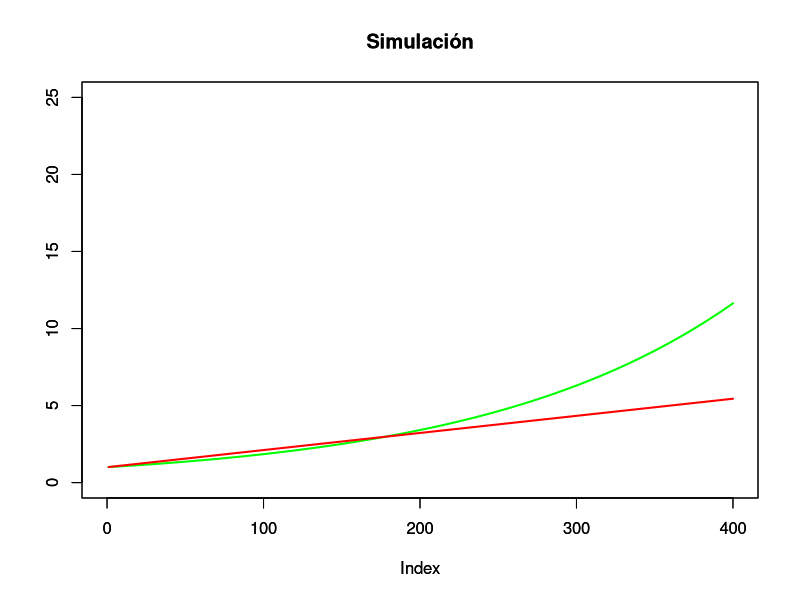
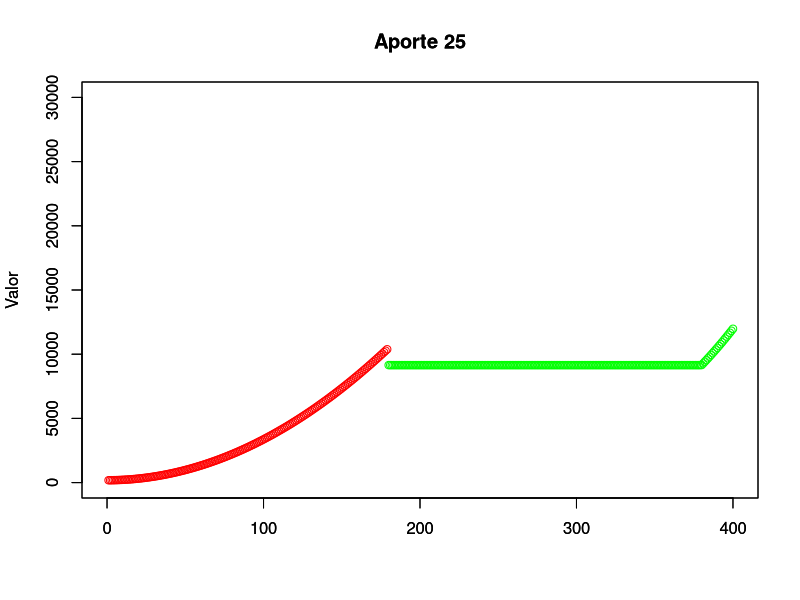
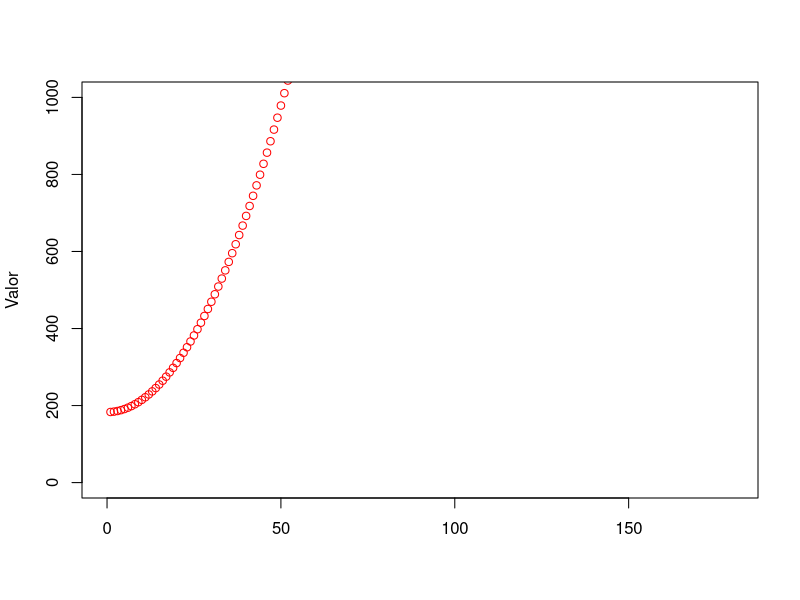

The R source for these figures, in order:
############################################
#####     Responsabilidad Patronal     #####
############################################

prod <- function(ta, pij, k){
     mult<-1
     for(j in 1:k){
          mult <- mult*((1+pij)*(1+ta))^(1/12)
     }
     return(mult)
}

simprod <- function(ta, pij, t){
     vec <- vector(length=t)
     for(k in 1:t){
          vec[k] <- prod(ta, pij, k)
     }
     return(vec)
}

simmul <- function(ta, mc, t){
     vec <- vector(length=t)
     for(k in 1:t){
          vec[k] <- (1+(k*(ta+mc)/12))
     }
     return(vec)
}

ind <- function(ta, pij, mc, t){
     val <- ifelse(simprod(ta, pij, t) - simmul(ta, mc, t)>0,1,0)
     return(val)
}


# Simulacion
plot(simprod(0.04, 0.035, 400), col="green", ylim=c(0,25), xlim=c(0,400), type='l', lwd=2, main="Simulación", ylab='')
par(new=TRUE)
plot(simmul(0.04, 0.0933, 400), col="red", ylim=c(0,25), xlim=c(0,400), type='l', lwd=2, main="Simulación", ylab='')

ind(0.04, 0.035, 0.0933, 400)

## Responsabilidad

ResPat <- function(xt,t){
     val <- rep(xt, t)*simprod(0.04, 0.035, t)*ind(0.04, 0.035, 0.0933, t) - rep(xt, t)*simmul(0.04, 0.0933, t)*ind(0.04, 0.035, 0.0933, t)
     return(max(sum(val), 25*366))
}

ResPat(100,180)

Rsup <- sapply(seq(180,400), function(i){ResPat(25,i)})


Res <- function(xt, t){
     sxt <- xt*t
     r <- 2*(0.0764/12)
     res <- t*sxt*r + 0.5*(366)
     return(res)
}

Rinf <- sapply(seq(1,179), function(i){Res(25,i)})

plot(cbind(seq(180,400), Rsup), xlim=c(0,400), ylim=c(0,30000), ylab='Valor', col="green", main='Aporte 25')
par(new=TRUE)
plot(cbind(seq(1,179), Rinf), xlim=c(0,400), ylim=c(0,30000), ylab='Valor', col="red", main='Aporte 25')


plot(cbind(seq(1,179), Rinf), xlim=c(0,180), ylim=c(0,1000), ylab='Valor', col="red")
